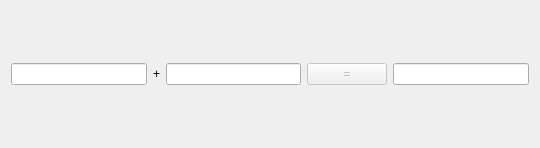
<?xml version="1.0" encoding="UTF-8"?>
<ui version="4.0">
 <class>CalculatorDialog</class>
 <widget class="QDialog" name="CalculatorDialog">
  <property name="geometry">
   <rect>
    <x>0</x>
    <y>0</y>
    <width>540</width>
    <height>148</height>
   </rect>
  </property>
  <property name="windowTitle">
   <string>计算器</string>
  </property>
  <layout class="QGridLayout" name="gridLayout">
   <item row="0" column="0">
    <layout class="QHBoxLayout" name="horizontalLayout">
     <item>
      <widget class="QLineEdit" name="m_editx">
       <property name="alignment">
        <set>Qt::AlignRight|Qt::AlignTrailing|Qt::AlignVCenter</set>
       </property>
      </widget>
     </item>
     <item>
      <widget class="QLabel" name="label">
       <property name="text">
        <string>+</string>
       </property>
      </widget>
     </item>
     <item>
      <widget class="QLineEdit" name="m_edity">
       <property name="alignment">
        <set>Qt::AlignRight|Qt::AlignTrailing|Qt::AlignVCenter</set>
       </property>
      </widget>
     </item>
     <item>
      <widget class="QPushButton" name="m_button">
       <property name="enabled">
        <bool>false</bool>
       </property>
       <property name="text">
        <string>=</string>
       </property>
      </widget>
     </item>
     <item>
      <widget class="QLineEdit" name="m_editz">
       <property name="alignment">
        <set>Qt::AlignRight|Qt::AlignTrailing|Qt::AlignVCenter</set>
       </property>
       <property name="readOnly">
        <bool>true</bool>
       </property>
      </widget>
     </item>
    </layout>
   </item>
  </layout>
 </widget>
 <resources/>
 <connections/>
</ui>
